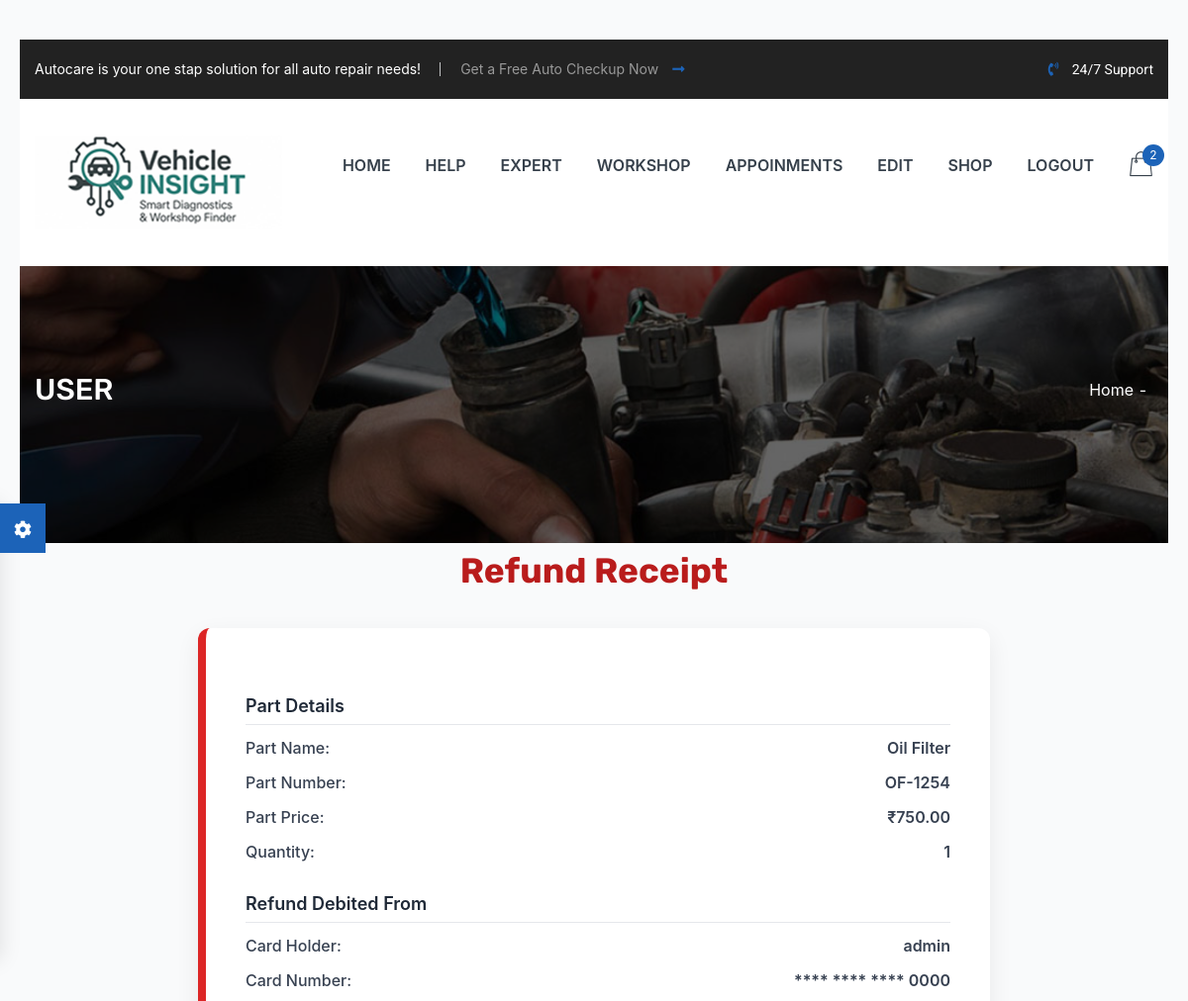
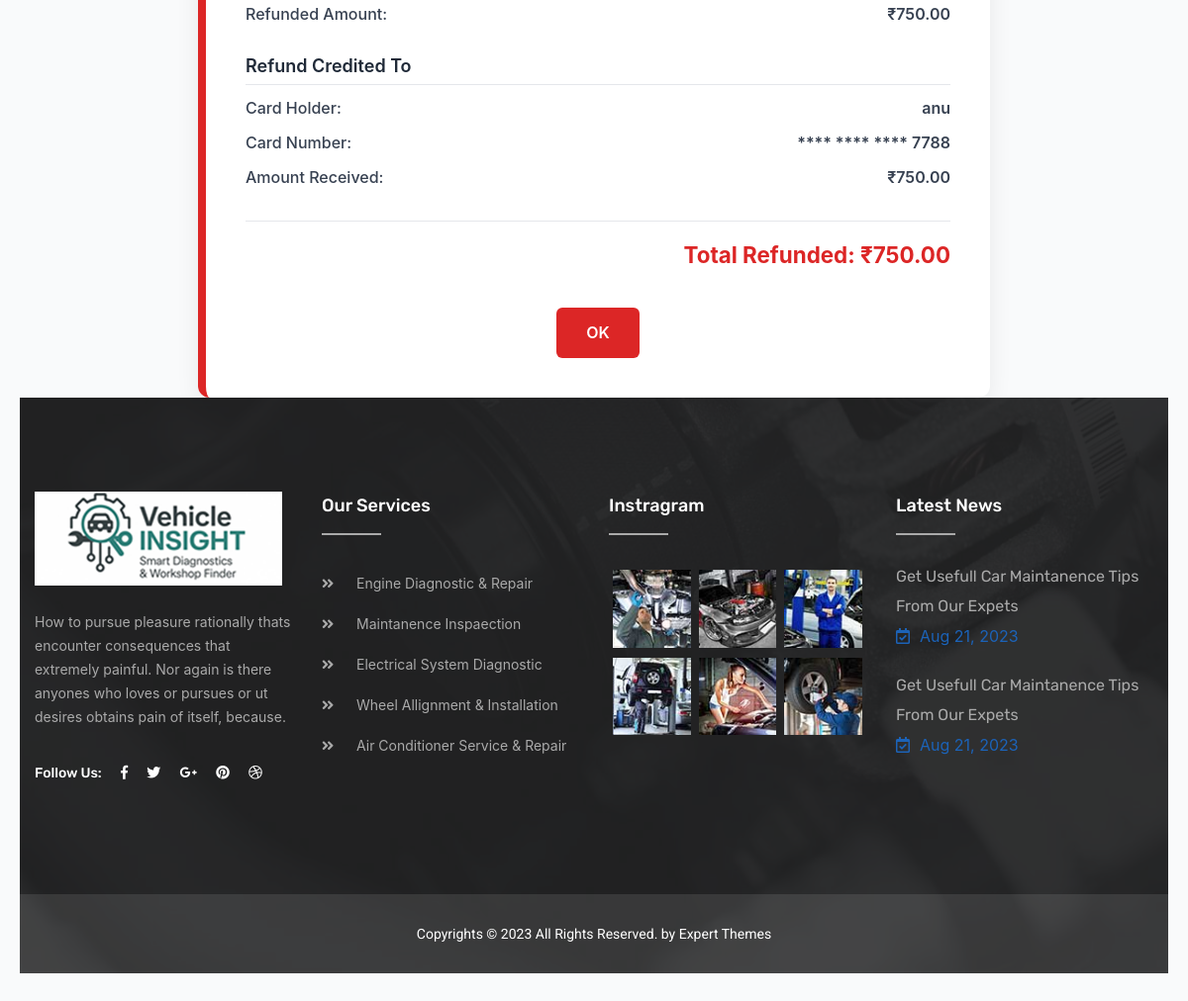
Page /refund_receiptuser/32/ on the committed database (2 pictures, top to bottom).
### appnew/models.py (models this page shows)
class order(models.Model):
    order_date = models.DateTimeField(auto_now_add=True)
    part_id=models.ForeignKey(parts, on_delete=models.CASCADE)
    order_user = models.ForeignKey(Users, on_delete=models.CASCADE)
    order_quantity=models.IntegerField(default=1)
    payment_status=models.CharField(max_length=1,default=0)
    cancel_status=models.CharField(max_length=1,default=0)
    refund_status=models.CharField(max_length=1,default=0)
    payment_mode=models.CharField(max_length=100,default=0)
    order_status=models.CharField(max_length=1,default=0)

class parts(models.Model):
    part_name = models.CharField(max_length=100)
    part_number = models.CharField(max_length=100)
    company = models.CharField(max_length=100)
    vehicle_model = models.CharField(max_length=100)
    stock = models.IntegerField(default=0)
    part_year = models.CharField(max_length=100)
    part_price = models.DecimalField(max_digits=10, decimal_places=2)
    part_image = models.ImageField(upload_to='parts_images/')

class refund(models.Model):
    refund_date = models.DateTimeField(auto_now_add=True)
    refund_user = models.ForeignKey(Users, on_delete=models.CASCADE)
    refund_amount = models.DecimalField(default=0,max_digits=10, decimal_places=2)
    orderid=models.ForeignKey(order, on_delete=models.CASCADE)
    name=models.CharField(max_length=100)
    cardno=models.CharField(max_length=100)
    expirymonth=models.IntegerField(default=0)
    expiryyear=models.IntegerField(default=0)
    cvv=models.IntegerField()

class payment(models.Model):
    cardno=models.CharField(max_length=100)
    name=models.CharField(max_length=100)
    expirymonth=models.IntegerField()
    expiryyear=models.IntegerField()
    cvv=models.IntegerField()
    amount=models.DecimalField(max_digits=10, decimal_places=2)
    current_date=models.DateTimeField(auto_now_add=True)
    userid=models.ForeignKey(Users, on_delete=models.CASCADE)
    orderid=models.ForeignKey(order,on_delete=models.CASCADE)

### appnew/views.py (the view)
# urls.py: path('refund_receiptuser/<int:orderid>/', views.refund_receiptuser, name='refund_receiptuser'),
def refund_receiptuser(request, orderid):
    order_item = get_object_or_404(order, id=orderid)
    card_payment = get_object_or_404(refund, orderid=order_item)
    user_detail =get_object_or_404(payment, orderid=order_item)
    part = order_item.part_id
    return render(request, 'refund_receiptuser.html', {'order_item': order_item,'user_detail':user_detail ,'card_payment': card_payment, 'part': part})

### appnew/templates/refund_receiptuser.html (shortened to what this page needs)
{% extends "userheader.html" %}
{% block content %}
<h1>Refund Receipt</h1>
<div class="receipt-container">
  <div class="section-title">Part Details</div>
  <div class="detail-row"><div class="label">Part Name:</div><div class="value">{{ order_item.part_id.part_name }}</div></div>
  <div class="detail-row"><div class="label">Part Number:</div><div class="value">{{ order_item.part_id.part_number }}</div></div>
  <div class="detail-row"><div class="label">Part Price:</div><div class="value">₹{{ order_item.part_id.part_price }}</div></div>
  <div class="detail-row"><div class="label">Quantity:</div><div class="value">{{ order_item.order_quantity }}</div></div>
  <div class="section-title">Refund Debited From</div>
  <div class="detail-row"><div class="label">Card Holder:</div><div class="value">{{ card_payment.name }}</div></div>
  <div class="detail-row"><div class="label">Card Number:</div><div class="value">**** **** **** {{ card_payment.cardno|slice:"-4:" }}</div></div>
  <div class="detail-row"><div class="label">Refunded Amount:</div><div class="value">₹{{ card_payment.refund_amount }}</div></div>
  <div class="section-title">Refund Credited To</div>
  <div class="detail-row"><div class="label">Card Holder:</div><div class="value">{{ user_detail.name }}</div></div>
  <div class="detail-row"><div class="label">Card Number:</div><div class="value">**** **** **** {{ user_detail.cardno|slice:"-4:" }}</div></div>
  <div class="detail-row"><div class="label">Amount Received:</div><div class="value">₹{{ user_detail.amount }}</div></div>
  <div class="total-amount">Total Refunded: ₹{{ user_detail.amount }}</div>
    <div class="ok-btn-wrapper">
      <a href="{% url 'canceldetails' %}">
        <button type="button" class="ok-btn">OK</button>
      </a>
    </div>
  </div>
{% endblock %}

### appnew/templates/refund_receiptuser.html (style rules this page uses)
body { font-family: 'Inter', sans-serif; background: #f9fafb; margin: 0; padding: 40px 20px; }
h1 { text-align: center; color: #b91c1c; font-size: 2.2rem; margin-bottom: 30px; }
.receipt-container { max-width: 800px; margin: auto; background: #ffffff; border-radius: 12px; box-shadow: 0 8px 24px rgba(0, 0, 0, 0.07); padding: 40px; border-left: 8px solid #dc2626; animation: fadeIn 0.5s ease-in-out; }
.section-title { font-weight: 600; color: #1f2937; margin-top: 25px; margin-bottom: 10px; font-size: 18px; border-bottom: 1px solid #e5e7eb; padding-bottom: 5px; }
.detail-row { display: flex; justify-content: space-between; margin: 8px 0; font-size: 16px; color: #374151; }
.label { font-weight: 500; }
.value { font-weight: 600; }
.total-amount { text-align: right; font-size: 1.4rem; font-weight: bold; color: #dc2626; margin-top: 30px; border-top: 1px solid #e5e7eb; padding-top: 20px; }
.ok-btn-wrapper { text-align: center; margin-top: 40px; }
.ok-btn { background-color: #dc2626; color: white; border: none; padding: 12px 30px; font-size: 1rem; font-weight: 600; border-radius: 6px; cursor: pointer; transition: background 0.3s ease; }

### rows in the picture
order: part_id.part_name "Oil Filter", part_id.part_number "OF-1254", part_id.part_price "750.00", order_quantity "1"
refund: name "admin", cardno "0000", refund_amount "750.00"
payment: name "anu", cardno "7788", amount "750.00"
